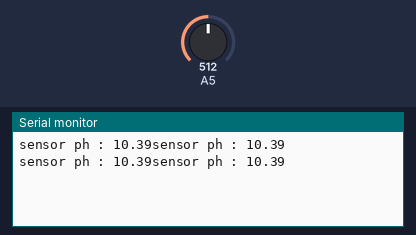
The sketch below on a simulated Arduino Uno, built with avr-gcc and run on an emulated ATmega328P. Shown: the last lines printed to the serial monitor. The test bench sets the inputs (shaded band); at power-on: A5 = 512.

Above: at 2.2 s.
2.3 s: A5 set to 716
At 3.6 s:
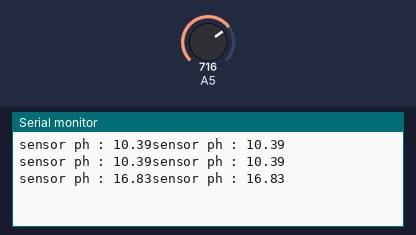
3.8 s: A5 set to 900
At 4.7 s:
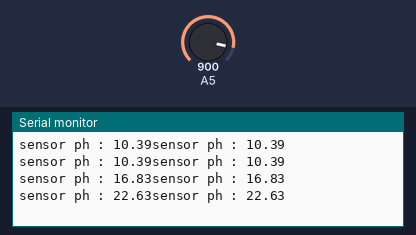
Timing chart, 0 to 6.8 s (numbered marks = the images above; inputs shaded):
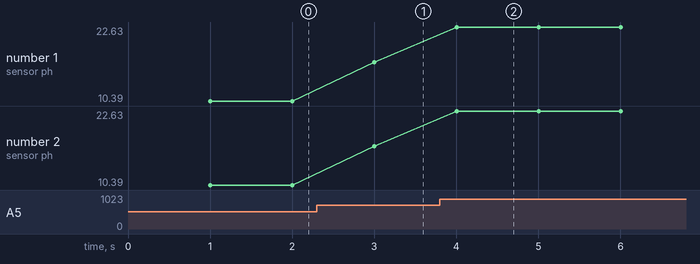

The sketch:

kalibrasi_ph_meter.ino
```cpp
float voltage;
float pHValue;
int adcPH;

void setup() {
  Serial.begin(9600);
  delay(1000);
}

void loop() {
adcPH = analogRead(13); //menggunakan pin A0 untuk membaca output sensor pH
voltage = adcPH *5.0/1022;
pHValue = (6.4516*voltage)-5.7742;
Serial.print("sensor ph : ");
Serial.print(pHValue);
Serial.print("sensor ph : ");
Serial.println(pHValue);
delay(1000);
}
```

Measured:
- after the input at 2.3 s, the serial monitor: prints a new line after 0.70 s (image 1)
- after the input at 3.8 s, the serial monitor: prints a new line after 0.20 s (image 2)
- plotted number 1: 10.39 → 16.83 after the input at 2.3 s, 16.83 → 22.63 after the input at 3.8 s
- plotted number 2: 10.39 → 16.83 after the input at 2.3 s, 16.83 → 22.63 after the input at 3.8 s
